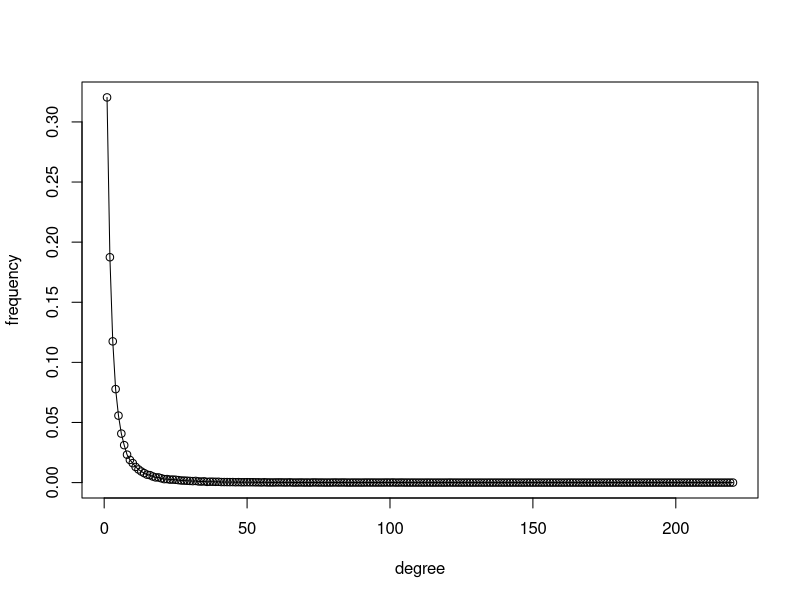
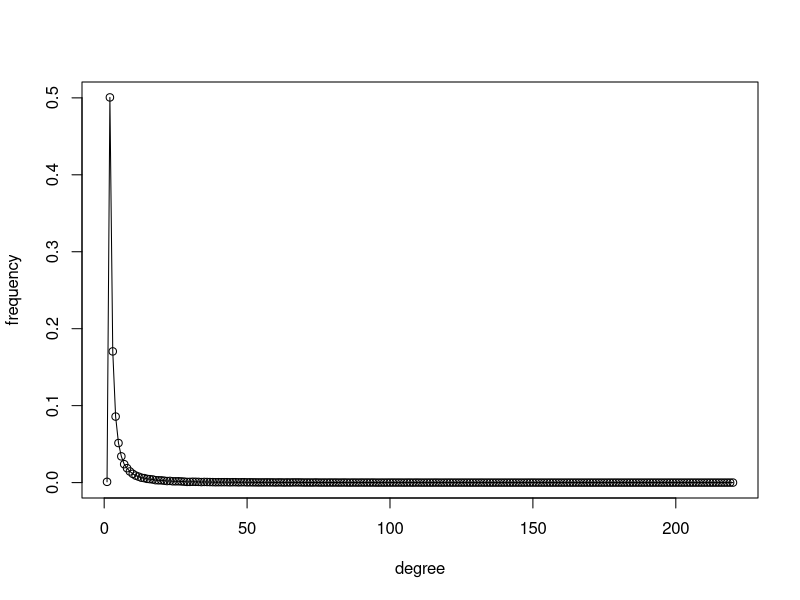
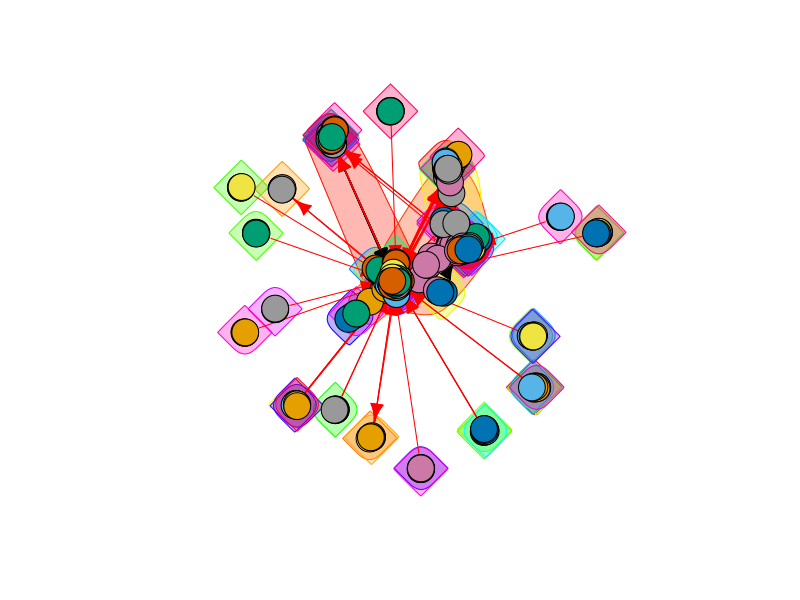

Here is the R script that generated these plots, in order:
library("igraph")
# g <- sample_forestfire(1000, fw.prob=0.37, bw.factor=0.32/0.37, directed=TRUE)
# dd1 <- degree_distribution(g, mode="in")
# dd2 <- degree_distribution(g, mode="out")
# png(filename="degree_in.png")
# plot(dd1, type="o")
# dev.off()
# png(filename="degree_out.png")
# plot(dd2, type="o")
# dev.off()

dd1<-rep(0,220)
dd2<-rep(0,220)
diam <- 0
mod <- 0
for(i in 1:100){
  g <- sample_forestfire(1000, fw.prob=0.37, bw.factor=0.32/0.37, directed=TRUE)
  temp1<- degree.distribution(g, mode="in")
  temp2<- degree.distribution(g, mode="out")
  dd1 <-dd1+c(temp1,rep(0,220-length(temp1)))
  dd2 <-dd2+c(temp2,rep(0,220-length(temp2)))
  diam <- diam + diameter(g)
  fg <- walktrap.community(g)
  mod <- mod + modularity(g,membership(fg))
}
png(filename="degree_in.png")
plot(dd1/100, type="o", xlab="degree", ylab="frequency")
dev.off()

png(filename="degree_out.png")
plot(dd2/100, type="o",xlab="degree", ylab="frequency")
dev.off()

png(filename="in&out.png")
if (interactive()) {
  plot(seq(along=dd1)-1, dd1/100, log="xy", xlab="degree",ylab="frequency")
  points(seq(along=dd2)-1, dd2/100, col=2, pch=2)
}
dev.off()
print(diam/100)

png(filename="community.png")
wc <- walktrap.community(g)
plot(wc,g, vertex.label=NA)
dev.off()
print(mod/100)
#print(modularity(g,membership(fg)))

